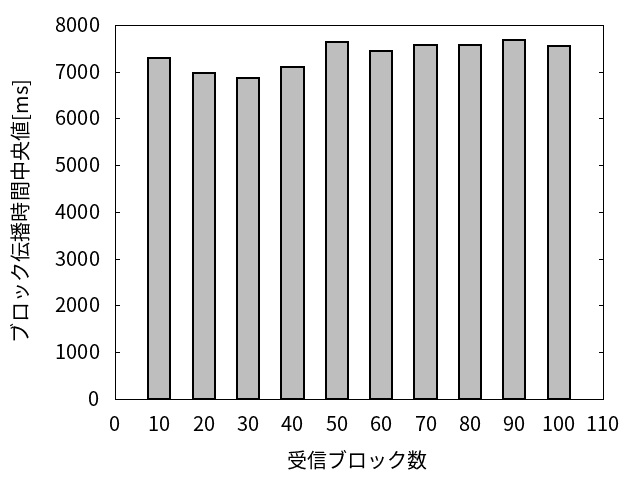

Write gnuplot code to recreate this figure.
set terminal png font "VL PGothic,15" enhanced 

set output "propagation_freq.png"

# set tics font "Times New Roman, 12"
# set xlabel font "Times New Roman, 12"
# set ylabel font "Times New Roman, 12"
# set key font "Times New Roman, 12“

set ylabel 'ブロック伝播時間中央値[ms]'
set xlabel '受信ブロック数'

set yrange[0:8000]
set xtics 10
set xtics scale 0   #謎の出っ張りを消す

set style data histogram
set style histogram cluster gap 1
set style fill solid border lc rgb 'black'
set boxwidth 0.5 relative

# plot "~/Desktop/propagation_freq.dat" with boxes linewidth 2 lc rgb "gray" notitle
plot "~/Desktop/2015_large.dat" with boxes linewidth 2 lc rgb "gray" notitle
